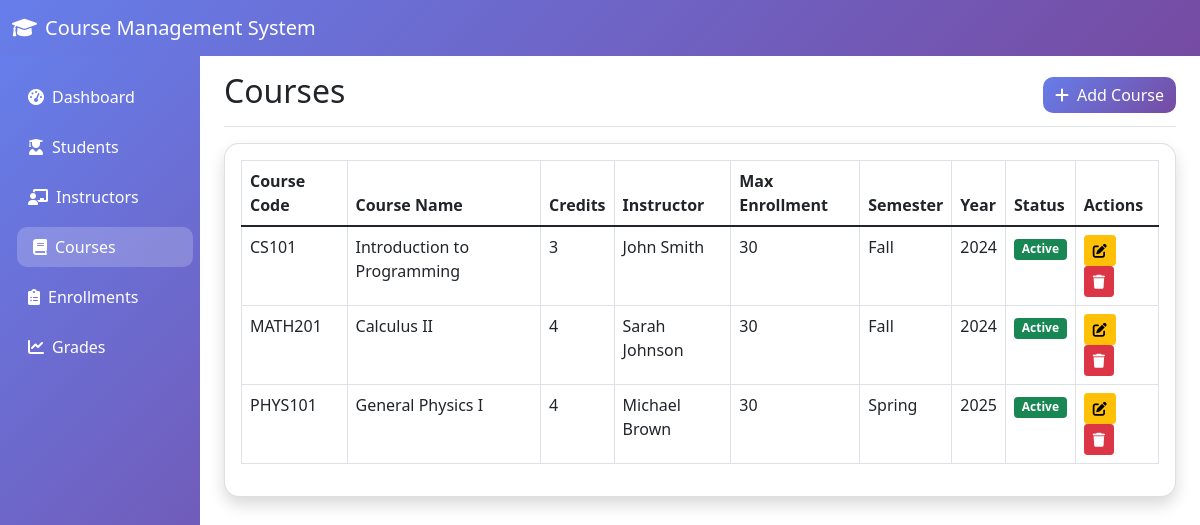
/courses.php, run on the app's committed database.
### tables this page shows
CREATE TABLE courses (
    course_id INT PRIMARY KEY AUTO_INCREMENT,
    course_code VARCHAR(10) UNIQUE NOT NULL,
    course_name VARCHAR(100) NOT NULL,
    description TEXT,
    credits INT NOT NULL,
    instructor_id INT,
    max_enrollment INT DEFAULT 30,
    semester VARCHAR(20),
    year YEAR,
    status ENUM('active', 'inactive') DEFAULT 'active',
    created_at TIMESTAMP DEFAULT CURRENT_TIMESTAMP,
    FOREIGN KEY (instructor_id) REFERENCES instructors(instructor_id) ON DELETE SET NULL
);

### courses.php (the view, shortened to what this page needs)
<?php
$database = new Database();
$db = $database->getConnection();
$stmt = $db->query("
    SELECT c.*, CONCAT(i.first_name, ' ', i.last_name) as instructor_name
    FROM courses c
    LEFT JOIN instructors i ON c.instructor_id = i.instructor_id
    ORDER BY c.course_code
");
$courses = $stmt->fetchAll(PDO::FETCH_ASSOC);
?>
<!DOCTYPE html>
<html lang="en">
<head>
    <link href="https://cdn.jsdelivr.net/npm/bootstrap@5.1.3/dist/css/bootstrap.min.css" rel="stylesheet">
    <link href="https://cdnjs.cloudflare.com/ajax/libs/font-awesome/6.0.0/css/all.min.css" rel="stylesheet">
</head>
<body>
    <nav class="navbar navbar-expand-lg navbar-dark">
        <div class="container-fluid">
            <a class="navbar-brand" href="index.php">
                <i class="fas fa-graduation-cap me-2"></i>Course Management System
            </a>
        </div>
    </nav>
    <div class="container-fluid">
        <div class="row">
            <nav class="col-md-3 col-lg-2 d-md-block sidebar collapse">
                <div class="position-sticky pt-3">
                    <ul class="nav flex-column">
                        <li class="nav-item">
                            <a class="nav-link" href="index.php">
                                <i class="fas fa-tachometer-alt me-2"></i>Dashboard
                            </a>
                        </li>
                        <li class="nav-item">
                            <a class="nav-link" href="students.php">
                                <i class="fas fa-user-graduate me-2"></i>Students
                            </a>
                        </li>
                        <li class="nav-item">
                            <a class="nav-link" href="instructors.php">
                                <i class="fas fa-chalkboard-teacher me-2"></i>Instructors
                            </a>
                        </li>
                        <li class="nav-item">
                            <a class="nav-link active" href="courses.php">
                                <i class="fas fa-book me-2"></i>Courses
                            </a>
                        </li>
                        <li class="nav-item">
                            <a class="nav-link" href="enrollments.php">
                                <i class="fas fa-clipboard-list me-2"></i>Enrollments
                            </a>
                        </li>
                        <li class="nav-item">
                            <a class="nav-link" href="grades.php">
                                <i class="fas fa-chart-line me-2"></i>Grades
                            </a>
                        </li>
                    </ul>
                </div>
            </nav>
            <main class="col-md-9 ms-sm-auto col-lg-10 px-md-4">
                <div class="d-flex justify-content-between flex-wrap flex-md-nowrap align-items-center pt-3 pb-2 mb-3 border-bottom">
                    <h1 class="h2">Courses</h1>
                    <button type="button" class="btn btn-primary" data-bs-toggle="modal" data-bs-target="#addCourseModal">
                        <i class="fas fa-plus me-2"></i>Add Course
                    </button>
                </div>
                <div class="card shadow">
                    <div class="card-body">
                        <div class="table-responsive">
                            <table class="table table-bordered" width="100%" cellspacing="0">
                                <thead>
                                    <tr>
                                        <th>Course Code</th>
                                        <th>Course Name</th>
                                        <th>Credits</th>
                                        <th>Instructor</th>
                                        <th>Max Enrollment</th>
                                        <th>Semester</th>
                                        <th>Year</th>
                                        <th>Status</th>
                                        <th>Actions</th>
                                    </tr>
                                </thead>
                                <tbody>
                                    <?php foreach($courses as $course): ?>
                                    <tr>
                                        <td><?php echo htmlspecialchars($course['course_code']); ?></td>
                                        <td><?php echo htmlspecialchars($course['course_name']); ?></td>
                                        <td><?php echo $course['credits']; ?></td>
                                        <td><?php echo htmlspecialchars($course['instructor_name'] ?? 'Not Assigned'); ?></td>
                                        <td><?php echo $course['max_enrollment']; ?></td>
                                        <td><?php echo htmlspecialchars($course['semester']); ?></td>
                                        <td><?php echo $course['year']; ?></td>
                                        <td>
                                            <span class="badge bg-<?php echo $course['status'] == 'active' ? 'success' : 'secondary'; ?>">
                                                <?php echo ucfirst($course['status']); ?>
                                            </span>
                                        </td>
                                        <td>
                                            <button type="button" class="btn btn-sm btn-warning me-1"
                                                    data-bs-toggle="modal" data-bs-target="#editCourseModal"
                                                    onclick="editCourse(<?php echo htmlspecialchars(json_encode($course)); ?>)">
                                                <i class="fas fa-edit"></i>
                                            </button>
                                            <form method="POST" style="display: inline;">
                                                <button type="submit" name="delete_course" class="btn btn-sm btn-danger"
                                                        onclick="return confirm('Are you sure you want to delete this course?')">
                                                    <i class="fas fa-trash"></i>
                                                </button>
                                            </form>
                                        </td>
                                    </tr>
                                    <?php endforeach; ?>
                                </tbody>
                            </table>
                        </div>
                    </div>
                </div>
            </main>
        </div>
    </div>
</body>
</html>

### courses.php (style rules this page uses)
.sidebar { height: 100vh; background: linear-gradient(135deg, #667eea 0%, #764ba2 100%); }
.nav-link { color: white !important; border-radius: 10px; margin: 5px 0; transition: all 0.3s; }
.nav-link:hover, .nav-link.active { background-color: rgba(255,255,255,0.2); transform: translateX(5px); }
.card { border-radius: 15px; box-shadow: 0 4px 6px rgba(0,0,0,0.1); }
.btn-primary { background: linear-gradient(135deg, #667eea 0%, #764ba2 100%); border: none; border-radius: 10px; }
.navbar { background: linear-gradient(135deg, #667eea 0%, #764ba2 100%) !important; }

### data on the page
courses: course_code "CS101", course_name "Introduction to Programming", credits "3", instructor_name "John Smith", max_enrollment "30", semester "Fall", year "2024", status "Active"
courses: course_code "MATH201", course_name "Calculus II", credits "4", instructor_name "Sarah Johnson", max_enrollment "30", semester "Fall", year "2024", status "Active"
courses: course_code "PHYS101", course_name "General Physics I", credits "4", instructor_name "Michael Brown", max_enrollment "30", semester "Spring", year "2025", status "Active"
